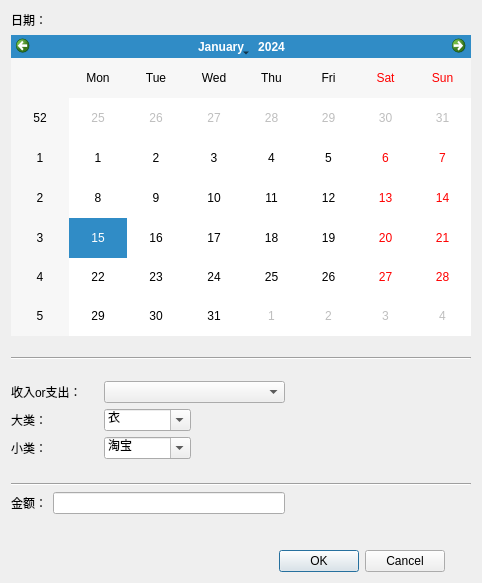
<?xml version="1.0" encoding="UTF-8"?>
<ui version="4.0">
 <class>Dialog</class>
 <widget class="QDialog" name="Dialog">
  <property name="geometry">
   <rect>
    <x>0</x>
    <y>0</y>
    <width>482</width>
    <height>583</height>
   </rect>
  </property>
  <property name="windowTitle">
   <string>Dialog</string>
  </property>
  <layout class="QGridLayout" name="gridLayout_2">
   <item row="0" column="0" colspan="2">
    <layout class="QGridLayout" name="gridLayout">
     <item row="0" column="0">
      <widget class="QLabel" name="label">
       <property name="text">
        <string>日期：</string>
       </property>
      </widget>
     </item>
     <item row="1" column="0" colspan="5">
      <widget class="QCalendarWidget" name="calendarWidget"/>
     </item>
     <item row="2" column="4">
      <spacer name="verticalSpacer">
       <property name="orientation">
        <enum>Qt::Vertical</enum>
       </property>
       <property name="sizeType">
        <enum>QSizePolicy::Fixed</enum>
       </property>
       <property name="sizeHint" stdset="0">
        <size>
         <width>20</width>
         <height>15</height>
        </size>
       </property>
      </spacer>
     </item>
     <item row="3" column="0" colspan="5">
      <widget class="Line" name="line">
       <property name="frameShadow">
        <enum>QFrame::Sunken</enum>
       </property>
       <property name="lineWidth">
        <number>1</number>
       </property>
       <property name="orientation">
        <enum>Qt::Horizontal</enum>
       </property>
      </widget>
     </item>
     <item row="4" column="3">
      <spacer name="verticalSpacer_5">
       <property name="orientation">
        <enum>Qt::Vertical</enum>
       </property>
       <property name="sizeType">
        <enum>QSizePolicy::Fixed</enum>
       </property>
       <property name="sizeHint" stdset="0">
        <size>
         <width>20</width>
         <height>15</height>
        </size>
       </property>
      </spacer>
     </item>
     <item row="5" column="0">
      <widget class="QLabel" name="label_5">
       <property name="text">
        <string>收入or支出：</string>
       </property>
      </widget>
     </item>
     <item row="5" column="1" colspan="2">
      <widget class="QComboBox" name="comboBox_3">
       <property name="editable">
        <bool>false</bool>
       </property>
      </widget>
     </item>
     <item row="6" column="0" colspan="2">
      <layout class="QHBoxLayout" name="horizontalLayout">
       <item>
        <widget class="QLabel" name="label_2">
         <property name="text">
          <string>大类：</string>
         </property>
        </widget>
       </item>
       <item>
        <widget class="QComboBox" name="comboBox">
         <property name="editable">
          <bool>true</bool>
         </property>
         <property name="currentText">
          <string>衣</string>
         </property>
        </widget>
       </item>
      </layout>
     </item>
     <item row="7" column="0" colspan="2">
      <layout class="QHBoxLayout" name="horizontalLayout_2">
       <item>
        <widget class="QLabel" name="label_3">
         <property name="text">
          <string>小类：</string>
         </property>
        </widget>
       </item>
       <item>
        <widget class="QComboBox" name="comboBox_2">
         <property name="editable">
          <bool>true</bool>
         </property>
         <property name="currentText">
          <string>淘宝</string>
         </property>
        </widget>
       </item>
      </layout>
     </item>
     <item row="8" column="2">
      <spacer name="verticalSpacer_2">
       <property name="orientation">
        <enum>Qt::Vertical</enum>
       </property>
       <property name="sizeType">
        <enum>QSizePolicy::Fixed</enum>
       </property>
       <property name="sizeHint" stdset="0">
        <size>
         <width>20</width>
         <height>18</height>
        </size>
       </property>
      </spacer>
     </item>
     <item row="9" column="0" colspan="5">
      <widget class="Line" name="line_3">
       <property name="orientation">
        <enum>Qt::Horizontal</enum>
       </property>
      </widget>
     </item>
     <item row="10" column="0" colspan="3">
      <layout class="QHBoxLayout" name="horizontalLayout_3">
       <item>
        <widget class="QLabel" name="label_4">
         <property name="text">
          <string>金额：</string>
         </property>
        </widget>
       </item>
       <item>
        <widget class="QLineEdit" name="lineEdit"/>
       </item>
      </layout>
     </item>
    </layout>
   </item>
   <item row="1" column="1">
    <spacer name="verticalSpacer_4">
     <property name="orientation">
      <enum>Qt::Vertical</enum>
     </property>
     <property name="sizeType">
      <enum>QSizePolicy::Fixed</enum>
     </property>
     <property name="sizeHint" stdset="0">
      <size>
       <width>20</width>
       <height>30</height>
      </size>
     </property>
    </spacer>
   </item>
   <item row="2" column="0">
    <widget class="QDialogButtonBox" name="buttonBox">
     <property name="orientation">
      <enum>Qt::Horizontal</enum>
     </property>
     <property name="standardButtons">
      <set>QDialogButtonBox::Cancel|QDialogButtonBox::Ok</set>
     </property>
    </widget>
   </item>
  </layout>
 </widget>
 <resources/>
 <connections>
  <connection>
   <sender>buttonBox</sender>
   <signal>accepted()</signal>
   <receiver>Dialog</receiver>
   <slot>accept()</slot>
   <hints>
    <hint type="sourcelabel">
     <x>248</x>
     <y>254</y>
    </hint>
    <hint type="destinationlabel">
     <x>157</x>
     <y>274</y>
    </hint>
   </hints>
  </connection>
  <connection>
   <sender>buttonBox</sender>
   <signal>rejected()</signal>
   <receiver>Dialog</receiver>
   <slot>reject()</slot>
   <hints>
    <hint type="sourcelabel">
     <x>316</x>
     <y>260</y>
    </hint>
    <hint type="destinationlabel">
     <x>286</x>
     <y>274</y>
    </hint>
   </hints>
  </connection>
 </connections>
</ui>
